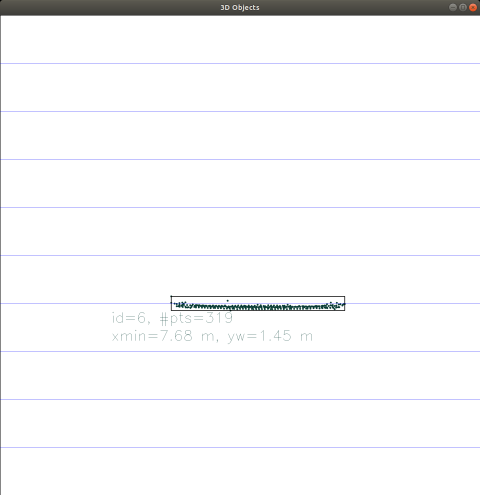
//> input picture SFND_3D_Object_Tracking/images/report/4.png, 960 x 990 px, given in place of 0000000000.png, which was not available (shown at 1/2 size)
$ ./MidTermProject_Camera_Student   (built with g++ and OpenCV 4)
//> lines starting //> are read from the running program, lines starting //| are printed output that depends on the picture; pictures that were not available may be replaced by others from this repository, and a replacement may not be noted
### SFND_2D_Feature_Tracking/src/matching2D.hpp
#ifndef matching2D_hpp
#define matching2D_hpp

#include <stdio.h>
#include <iostream>
#include <sstream>
#include <iomanip>
#include <vector>
#include <cmath>
#include <limits>

#include <opencv2/core.hpp>
#include <opencv2/highgui/highgui.hpp>
#include <opencv2/imgproc/imgproc.hpp>
#include <opencv2/features2d.hpp>
#include <opencv2/xfeatures2d.hpp>
#include <opencv2/xfeatures2d/nonfree.hpp>

#include "dataStructures.h"


void detKeypointsHarris(std::vector<cv::KeyPoint> &keypoints, cv::Mat &img, bool bVis=false);
void detKeypointsShiTomasi(std::vector<cv::KeyPoint> &keypoints, cv::Mat &img, bool bVis=false);
void detKeypointsFAST(std::vector<cv::KeyPoint> &keypoints, cv::Mat &img, bool bVis=false);
void detKeypointsBRISK(std::vector<cv::KeyPoint> &keypoints, cv::Mat &img, bool bVis=false);
void detKeypointsSIFT(std::vector<cv::KeyPoint> &keypoints, cv::Mat &img, bool bVis=false);
void detKeypointsORB(std::vector<cv::KeyPoint> &keypoints, cv::Mat &img, bool bVis=false);
void detKeypointsAKAZE(std::vector<cv::KeyPoint> &keypoints, cv::Mat &img, bool bVis=false);

void detKeypointsModern(std::vector<cv::KeyPoint> &keypoints, cv::Mat &img, std::string detectorType, bool bVis=false);
void descKeypoints(std::vector<cv::KeyPoint> &keypoints, cv::Mat &img, cv::Mat &descriptors, std::string descriptorType);
void matchDescriptors(std::vector<cv::KeyPoint> &kPtsSource, std::vector<cv::KeyPoint> &kPtsRef, cv::Mat &descSource, cv::Mat &descRef,
                      std::vector<cv::DMatch> &matches, std::string descriptorType, std::string matcherType, std::string selectorType);

#endif /* matching2D_hpp */

### SFND_2D_Feature_Tracking/src/dataStructures.h
#ifndef dataStructures_h
#define dataStructures_h

#include <vector>
#include <opencv2/core.hpp>


struct DataFrame { // represents the available sensor information at the same time instance

    cv::Mat cameraImg; // camera image

    std::vector<cv::KeyPoint> keypoints; // 2D keypoints within camera image
    cv::Mat descriptors; // keypoint descriptors
    std::vector<cv::DMatch> kptMatches; // keypoint matches between previous and current frame
};


#endif /* dataStructures_h */

### SFND_2D_Feature_Tracking/src/matching2D_Student.cpp
#include <numeric>
#include "matching2D.hpp"

using namespace std;

// Find best matches for keypoints in two camera images based on several matching methods
void matchDescriptors(std::vector<cv::KeyPoint> &kPtsSource, std::vector<cv::KeyPoint> &kPtsRef, cv::Mat &descSource, cv::Mat &descRef,
                      std::vector<cv::DMatch> &matches, std::string descriptorType, std::string matcherType, std::string selectorType)
{
    // configure matcher
    bool crossCheck = false;
    cv::Ptr<cv::DescriptorMatcher> matcher;


    if (matcherType.compare("MAT_BF") == 0)
    {
        int normType = (descriptorType == "DES_BINARY") ? cv::NORM_HAMMING : cv::NORM_L2;

        matcher = cv::BFMatcher::create(normType, crossCheck);
    }
    else{
        if (descSource.type() != CV_32F){
            descSource.convertTo(descSource, CV_32F);
            descRef.convertTo(descRef, CV_32F);
        }
        matcher = cv::FlannBasedMatcher::create();
    }


    // perform matching task
    if (selectorType.compare("SEL_NN") == 0)
    { // nearest neighbor (best match)

        matcher->match(descSource, descRef, matches); // Finds the best match for each descriptor in desc1
    }
    else if (selectorType == "SEL_KNN")
    { // k nearest neighbors (k=2)

        auto t = static_cast<double>(cv::getTickCount());
        vector<vector<cv::DMatch>> knn_matches;
        matcher->knnMatch(descSource, descRef, knn_matches, 2); // finds the 2 best matches
        t = (static_cast<double>(cv::getTickCount()) - t) / cv::getTickFrequency();

        // filter matches using descriptor distance ratio test
        double minDescDistRatio = 0.8;
        for (auto & knn_match : knn_matches)
        {
            if (knn_match[0].distance / knn_match[1].distance < minDescDistRatio )
                matches.push_back(knn_match[0]);
        }
        cout << " (KNN) with n=" << matches.size() << " matches in " << 1000 * t / 1.0 << " ms" << endl;

//        cout << "# keypoints removed = " << knn_matches.size() - matches.size() << endl;

    }
    cout << "# matched keypoints size = " << matches.size() << endl;

}
//// -> BRIEF, ORB, FREAK, AKAZE, SIFT

// Use one of several types of state-of-art descriptors to uniquely identify keypoints
void descKeypoints(vector<cv::KeyPoint> &keypoints, cv::Mat &img, cv::Mat &descriptors, string descriptorType)
{
    // select appropriate descriptor
    cv::Ptr<cv::DescriptorExtractor> extractor;
    if (descriptorType.compare("BRISK") == 0)
    {

        int threshold = 30;        // FAST/AGAST detection threshold score.
        int octaves = 3;           // detection octaves (use 0 to do single scale)
        float patternScale = 1.0f; // apply this scale to the pattern used for sampling the neighbourhood of a keypoint.

        extractor = cv::BRISK::create(threshold, octaves, patternScale);
    }
    else if(descriptorType == "BRIEF")
    {
        extractor = cv::xfeatures2d::BriefDescriptorExtractor::create();
    }
    else if(descriptorType == "ORB")
    {
        extractor = cv::ORB::create();
    }
    else if(descriptorType == "FREAK")
    {
        extractor = cv::xfeatures2d::FREAK::create();
    }
    else if(descriptorType == "AKAZE")
    {
        extractor = cv::AKAZE::create();
    }
    else if(descriptorType == "SIFT")
    {
        extractor = cv::SIFT::create();
    }

    // perform feature description
    double t = (double)cv::getTickCount();
    extractor->compute(img, keypoints, descriptors);
    t = ((double)cv::getTickCount() - t) / cv::getTickFrequency();
    cout << descriptorType << " descriptor extraction in " << 1000 * t / 1.0 << " ms" << endl;
}

// Detect keypoints in image using the traditional Shi-Thomasi detector
// [116 lines left out: functions detKeypointsShiTomasi, detKeypointsHarris, detKeypointsFAST, not called in this run]

void detKeypointsBRISK(vector<cv::KeyPoint> &keypoints, cv::Mat &img, bool bVis) {
    // BRISK detector / descriptor
    cv::Ptr<cv::FeatureDetector> detector = cv::BRISK::create();

    double t = (double)cv::getTickCount();
    detector->detect(img, keypoints);
    t = ((double)cv::getTickCount() - t) / cv::getTickFrequency();
    cout << "BRISK detector with n= " << keypoints.size() << " keypoints in " << 1000 * t / 1.0 << " ms" << endl;

    // visualize results
    if (bVis)
    {
        cv::Mat visImage = img.clone();
        cv::drawKeypoints(img, keypoints, visImage, cv::Scalar::all(-1), cv::DrawMatchesFlags::DRAW_RICH_KEYPOINTS);
        string windowName = "BRISK Corner Detector Results";
        cv::namedWindow(windowName, 6);
        imshow(windowName, visImage);
        cv::waitKey(0);
    }
}

// [61 lines left out: functions detKeypointsSIFT, detKeypointsORB, detKeypointsAKAZE, not called in this run]

void detKeypointsModern(vector<cv::KeyPoint> &keypoints, cv::Mat &img, std::string detectorType, bool bVis) {

}

### SFND_2D_Feature_Tracking/src/MidTermProject_Camera_Student.cpp
/* INCLUDES FOR THIS PROJECT */
#include <iostream>
#include <fstream>
#include <sstream>
#include <iomanip>
#include <vector>
#include <cmath>
#include <limits>
#include <opencv2/core.hpp>
#include <opencv2/highgui/highgui.hpp>
#include <opencv2/imgproc/imgproc.hpp>
#include <opencv2/features2d.hpp>
#include <opencv2/xfeatures2d.hpp>
#include <opencv2/xfeatures2d/nonfree.hpp>

#include "dataStructures.h"
#include "matching2D.hpp"

using namespace std;

/* MAIN PROGRAM */
int main(int argc, const char *argv[])
{

    /* INIT VARIABLES AND DATA STRUCTURES */

    // data location
    string dataPath = "../";

    // camera
    string imgBasePath = dataPath + "images/";
    string imgPrefix = "KITTI/2011_09_26/image_00/data/000000"; // left camera, color
    string imgFileType = ".png";
    int imgStartIndex = 0; // first file index to load (assumes Lidar and camera names have identical naming convention)
    int imgEndIndex = 9;   // last file index to load
    int imgFillWidth = 4;  // no. of digits which make up the file index (e.g. img-0001.png)

    // misc
    int dataBufferSize = 2;       // no. of images which are held in memory (ring buffer) at the same time
    vector<DataFrame> dataBuffer; // list of data frames which are held in memory at the same time
    bool bVis = false;            // visualize results

    /* MAIN LOOP OVER ALL IMAGES */

    for (size_t imgIndex = 0; imgIndex <= imgEndIndex - imgStartIndex; imgIndex++)
    {
        /* LOAD IMAGE INTO BUFFER */

        // assemble filenames for current index
        ostringstream imgNumber;
        imgNumber << setfill('0') << setw(imgFillWidth) << imgStartIndex + imgIndex;
        string imgFullFilename = imgBasePath + imgPrefix + imgNumber.str() + imgFileType;

        // load image from file and convert to grayscale
        cv::Mat img, imgGray;
        img = cv::imread(imgFullFilename);
//> img is the input picture: 990 rows x 960 cols, CV_8UC3; mean B, G, R 248, 247.1, 247.1
        cv::cvtColor(img, imgGray, cv::COLOR_BGR2GRAY);
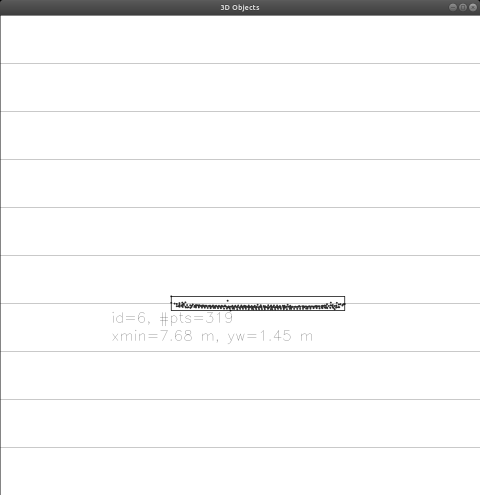
//> imgGray: 990 rows x 960 cols, CV_8UC1 (shown at 1/2 size); min 0, max 255, mean 247.2

        //// STUDENT ASSIGNMENT
        //// TASK MP.1 -> replace the following code with ring buffer of size dataBufferSize

        // push image into data frame buffer
        DataFrame frame;
        frame.cameraImg = imgGray;
        if(dataBuffer.size() + 1 > dataBufferSize)
            dataBuffer.erase(dataBuffer.begin());
        dataBuffer.emplace_back(frame);


        //// EOF STUDENT ASSIGNMENT
        cout << "#1 : LOAD IMAGE INTO BUFFER done" << endl;

        /* DETECT IMAGE KEYPOINTS */

        // extract 2D keypoints from current image
        vector<cv::KeyPoint> keypoints; // create empty feature list for current image
        string detectorType = "BRISK";

        //// STUDENT ASSIGNMENT
        //// TASK MP.2 -> add the following keypoint detectors in file matching2D.cpp and enable string-based selection based on detectorType
        //// -> HARRIS, FAST, BRISK, ORB, AKAZE, SIFT

        if (detectorType == "SHITOMASI")
        {
            detKeypointsShiTomasi(keypoints, imgGray, false);
        }
        else if(detectorType == "HARRIS")
        {
            detKeypointsHarris(keypoints, imgGray, false);
        }
        else if(detectorType == "FAST")
        {
            detKeypointsFAST(keypoints, imgGray, false);
        }
        else if(detectorType == "SIFT")
        {
            detKeypointsSIFT(keypoints, imgGray, false);
        }
        else if(detectorType == "ORB")
        {
            detKeypointsORB(keypoints, imgGray, false);
        }
        else if(detectorType == "AKAZE")
        {
            detKeypointsAKAZE(keypoints, imgGray, false);
        }
        else if(detectorType == "BRISK")
        {
            detKeypointsBRISK(keypoints, imgGray, false);
//> in detKeypointsBRISK, `detector->detect(img, keypoints);`: keypoints = 791 keypoints; strongest (x, y, size): (342, 592, 14.6), (689, 592, 13.4), (661, 604, 14.3), (342, 621, 13.6)
        }

        //// EOF STUDENT ASSIGNMENT

        //// STUDENT ASSIGNMENT
        //// TASK MP.3 -> only keep keypoints on the preceding vehicle

        // only keep keypoints on the preceding vehicle
        bool bFocusOnVehicle = true;
        cv::Rect vehicleRect(535, 180, 180, 150);
        vector<cv::KeyPoint> new_keypoints;

        if (bFocusOnVehicle)
        {
            for(const auto& kp : keypoints){
                if( vehicleRect.contains(kp.pt))
                    new_keypoints.emplace_back(kp);
            }
//> this loop made 791 passes
//> kp on passes 1 to 3: keypoint at (492.4, 16.6), size 8.4, keypoint at (922.6, 16.8), size 8.4, keypoint at (928.4, 16.8), size 8.4
//> after the loop, new_keypoints = 0 keypoints
        }
        keypoints.swap(new_keypoints); // exchange the filtered keypoints
//> keypoints = 0 keypoints; new_keypoints = 791 keypoints; strongest (x, y, size): (342, 592, 14.6), (689, 592, 13.4), (661, 604, 14.3), (342, 621, 13.6)
        //// EOF STUDENT ASSIGNMENT

        // optional : limit number of keypoints (helpful for debugging and learning)
        bool bLimitKpts = false;
        if (bLimitKpts)
        {
            int maxKeypoints = 50;

            if (detectorType.compare("SHITOMASI") == 0)
            { // there is no response info, so keep the first 50 as they are sorted in descending quality order
                keypoints.erase(keypoints.begin() + maxKeypoints, keypoints.end());
            }
            cv::KeyPointsFilter::retainBest(keypoints, maxKeypoints);
            cout << " NOTE: Keypoints have been limited!" << endl;
        }

        // push keypoints and descriptor for current frame to end of data buffer
        (dataBuffer.end() - 1)->keypoints = keypoints;
        cout << "#2 : DETECT KEYPOINTS done" << endl;

        /* EXTRACT KEYPOINT DESCRIPTORS */

        //// STUDENT ASSIGNMENT
        //// TASK MP.4 -> add the following descriptors in file matching2D.cpp and enable string-based selection based on descriptorType
        //// -> BRIEF, ORB, FREAK, AKAZE, SIFT

        cv::Mat descriptors;
        string descriptorType = "SIFT"; // BRISK, BRIEF, ORB, FREAK, AKAZE, SIFT
        descKeypoints((dataBuffer.end() - 1)->keypoints, (dataBuffer.end() - 1)->cameraImg, descriptors, descriptorType);
        //// EOF STUDENT ASSIGNMENT

        // push descriptors for current frame to end of data buffer
        (dataBuffer.end() - 1)->descriptors = descriptors;

        cout << "#3 : EXTRACT DESCRIPTORS done" << endl;

        if (dataBuffer.size() > 1) // wait until at least two images have been processed
        {

            /* MATCH KEYPOINT DESCRIPTORS */

            vector<cv::DMatch> matches;
            string matcherType = "MAT_BF";        // MAT_BF, MAT_FLANN
            string descriptorType = "DES_HOG"; // DES_BINARY, DES_HOG
            string selectorType = "SEL_KNN";       // SEL_NN, SEL_KNN

            //// STUDENT ASSIGNMENT
            //// TASK MP.5 -> add FLANN matching in file matching2D.cpp
            //// TASK MP.6 -> add KNN match selection and perform descriptor distance ratio filtering with t=0.8 in file matching2D.cpp

            matchDescriptors((dataBuffer.end() - 2)->keypoints, (dataBuffer.end() - 1)->keypoints,
                             (dataBuffer.end() - 2)->descriptors, (dataBuffer.end() - 1)->descriptors,
                             matches, descriptorType, matcherType, selectorType);

            //// EOF STUDENT ASSIGNMENT

            // store matches in current data frame
            (dataBuffer.end() - 1)->kptMatches = matches;

            cout << "#4 : MATCH KEYPOINT DESCRIPTORS done" << endl;

            // visualize matches between current and previous image
            bVis = true;
            if (bVis)
            {
                cv::Mat matchImg = ((dataBuffer.end() - 1)->cameraImg).clone();
                cv::drawMatches((dataBuffer.end() - 2)->cameraImg, (dataBuffer.end() - 2)->keypoints,
                                (dataBuffer.end() - 1)->cameraImg, (dataBuffer.end() - 1)->keypoints,
                                matches, matchImg,
                                cv::Scalar::all(-1), cv::Scalar::all(-1),
                                vector<char>(), cv::DrawMatchesFlags::DRAW_RICH_KEYPOINTS);

                string windowName = "Matching keypoints between two camera images";
                cv::namedWindow(windowName, 7);
                cv::imshow(windowName, matchImg);
                cout << "Press key to continue to next image" << endl;
                cv::waitKey(0); // wait for key to be pressed
            }
            bVis = false;
        }

    } // eof loop over all images
//> pass 2 of the loop `for (size_t imgIndex = 0; imgIndex <= imgEndIndex - imgStartIndex; img..`:
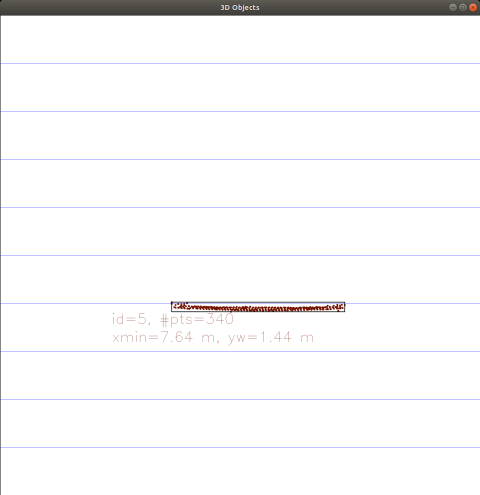
//> input picture SFND_3D_Object_Tracking/images/report/5.png, 960 x 990 px, given in place of 0000000001.png, which was not available (shown at 1/2 size)
//> img is the input picture: 990 rows x 960 cols, CV_8UC3; mean B, G, R 247.8, 247, 247.4
//> `cv::cvtColor(img, imgGray, cv::COLOR_BGR2GRAY);`:
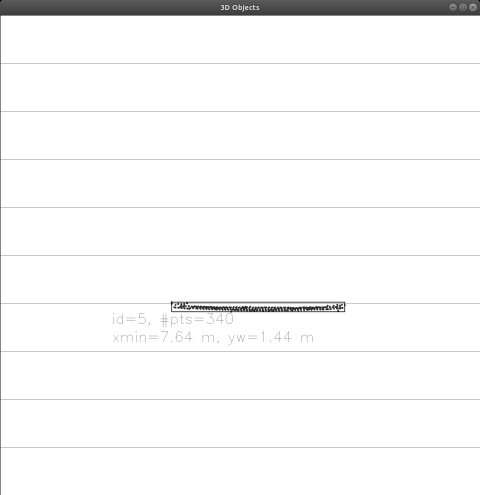
//> imgGray: 990 rows x 960 cols, CV_8UC1 (shown at 1/2 size); min 0, max 255, mean 247.2
//> in detKeypointsBRISK (call 2), `detector->detect(img, keypoints);`: keypoints = 743 keypoints; strongest (x, y, size): (501, 617, 12.4), (689, 623, 14.2), (343, 623, 12.7), (343, 603, 16.4)
//> the loop `for(const auto& kp : keypoints)` made 743 passes
//> after the loop `for(const auto& kp : keypoints)`: new_keypoints = 0 keypoints
//> `keypoints.swap(new_keypoints);`: new_keypoints has the same summary as keypoints in detKeypointsBRISK
//> `cv::imshow(windowName, matchImg);`:
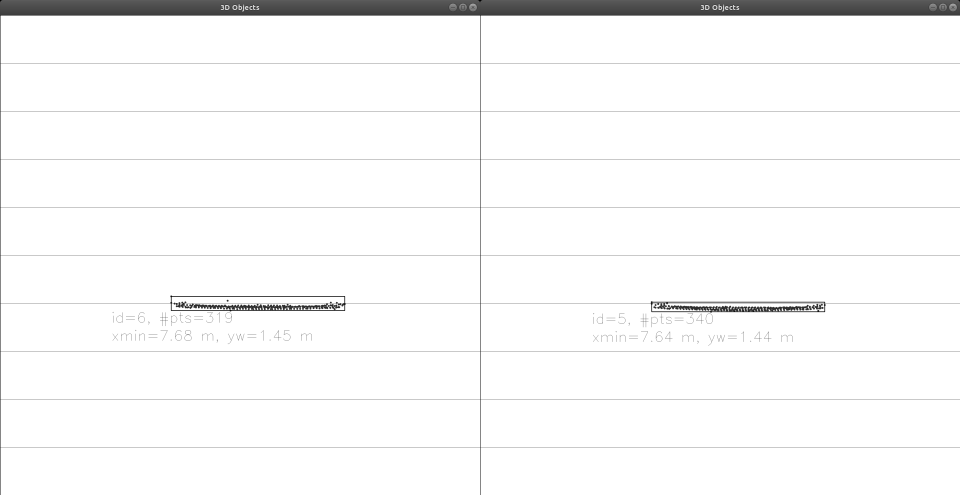
//> window 'Matching keypoints between two': 990 rows x 1920 cols, CV_8UC3 (shown at 1/2 size); min 0, max 255, mean 247.2
//> (the run ends here: the program stops with an error, at `cv::cvtColor(img, imgGray, cv::COLOR_BGR2GRAY);`)
